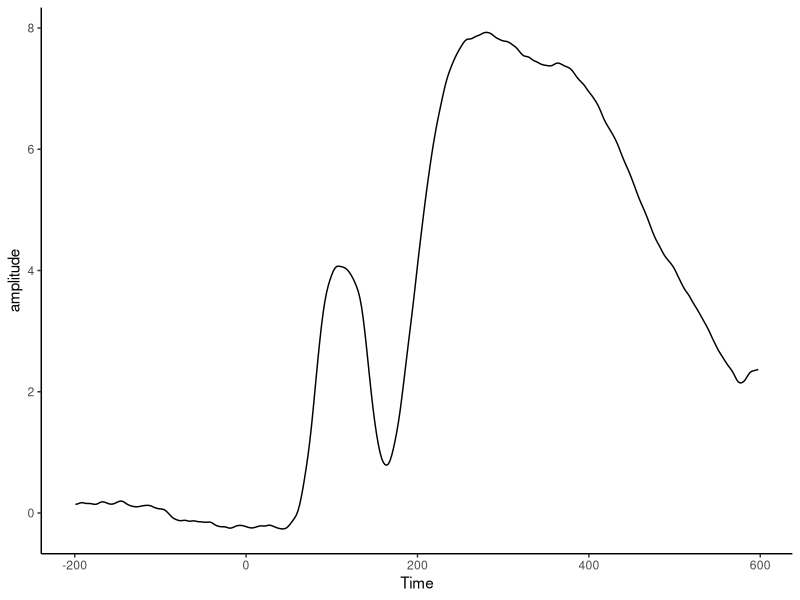
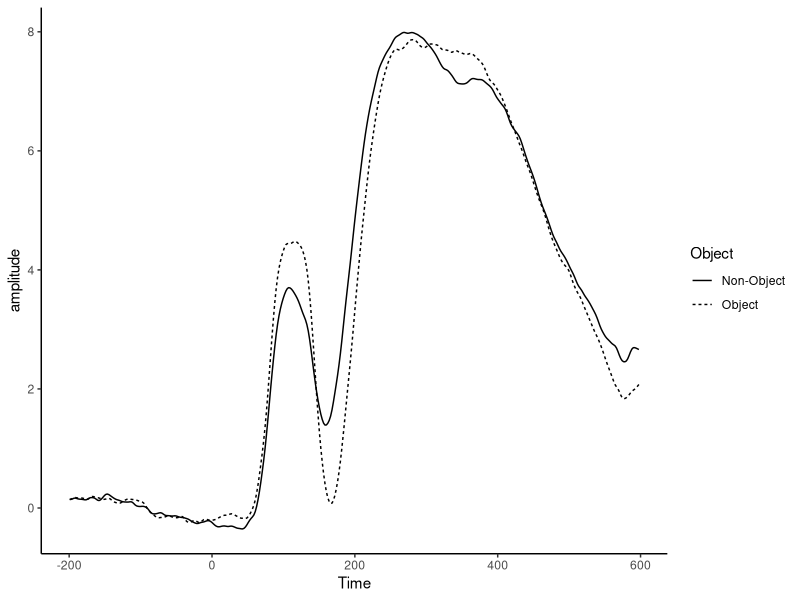
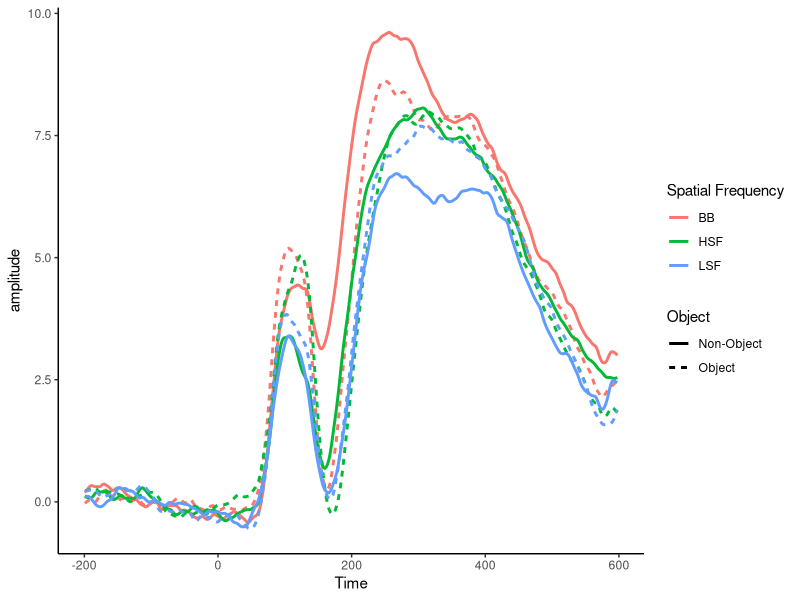
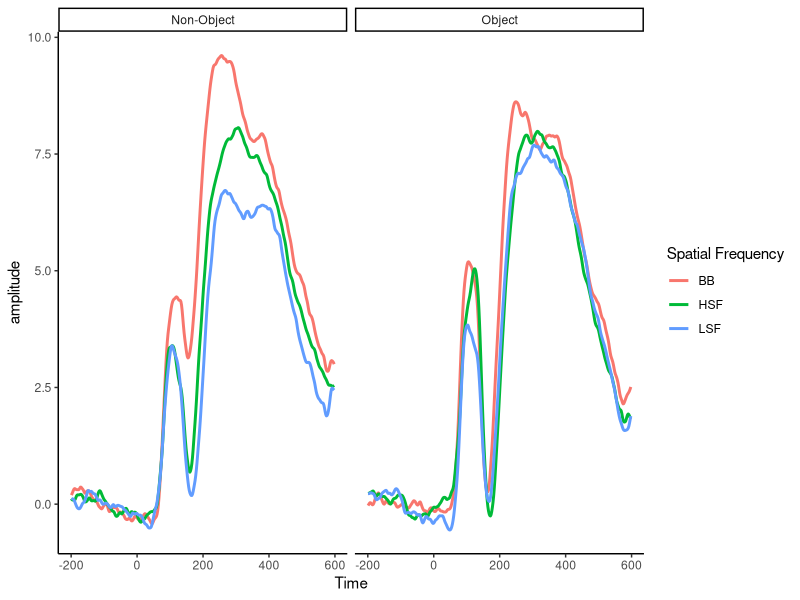
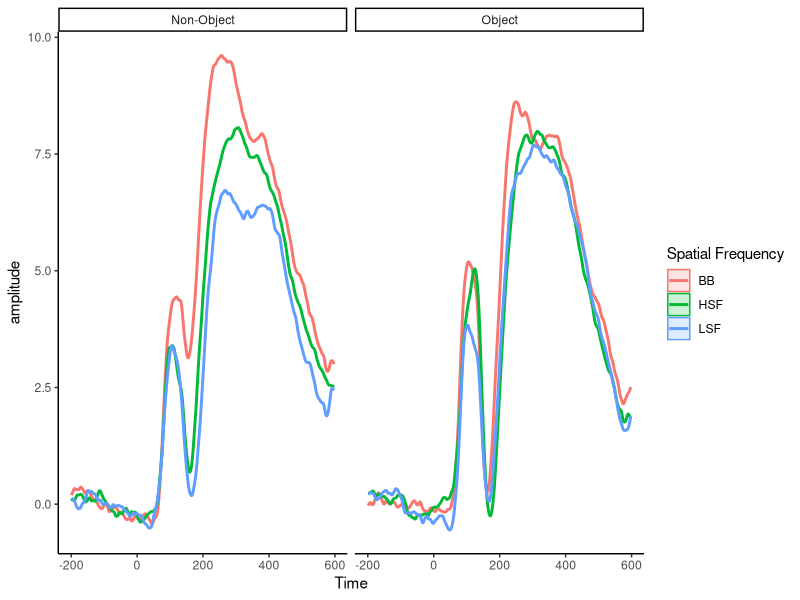
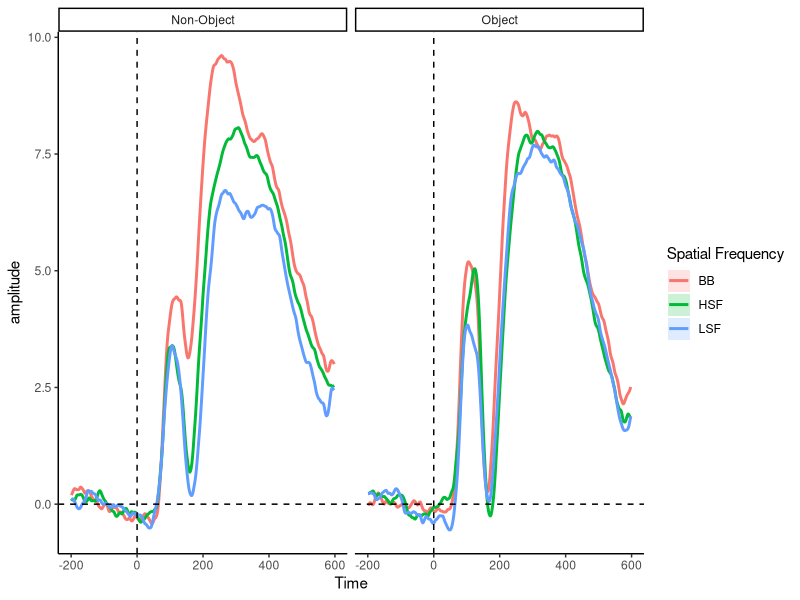

The R script that drew these images, in order:
## ---- chunk 1
library(tidyverse)
## ---- chunk 2
ObjFreqERPs <- read_csv("../data/ObjFreqERPs.csv")
## ---- chunk 3
head(ObjFreqERPs)
glimpse(ObjFreqERPs)
ObjFreqERPs
## ---- chunk 4
final_df <- gather(ObjFreqERPs, condition, amplitude, -Subject, -Time)
## ---- chunk 5
final_df <- separate(final_df, condition, into = c("Object", "Spatial Frequency"), sep = "/")
head(final_df)
## ---- chunk 6
theme_set(theme_classic())

ggplot(final_df, aes(x = Time, y = amplitude)) +
  stat_summary(fun.y = mean, geom = "line")
## ---- chunk 7
ggplot(final_df, aes(x = Time, y = amplitude, linetype = Object)) +
  stat_summary(fun.y = mean, geom = "line")
## ---- chunk 8
ggplot(final_df, aes(x = Time, y = amplitude, colour = `Spatial Frequency`, linetype = Object)) +
  stat_summary(fun.y = mean, geom = "line", size = 1)
## ---- chunk 9
ggplot(final_df, aes(x = Time, y = amplitude, colour = `Spatial Frequency`, fill = `Spatial Frequency`)) + 
  stat_summary(fun.y = mean, geom = "line", size = 1) + facet_wrap("Object")
## ---- chunk 10
ggplot(final_df, aes(x = Time, y = amplitude, colour = `Spatial Frequency`, fill = `Spatial Frequency`)) +
  stat_summary(fun.data = mean_cl_normal, geom = "ribbon", alpha = 0.2) +
  stat_summary(fun.y = mean, geom = "line", size = 1) +
  facet_wrap("Object")
## ---- chunk 11
ggplot(final_df, aes(x = Time, y = amplitude, colour = `Spatial Frequency`, fill = `Spatial Frequency`)) +
  stat_summary(fun.data = mean_cl_normal, geom = "ribbon", alpha = 0.2, colour = NA) +
  stat_summary(fun.y = mean, geom = "line", size = 1) +
  facet_wrap("Object") +
  geom_vline(xintercept = 0, linetype = "dashed") + 
  geom_hline(yintercept = 0, linetype = "dashed")
## ---- chunk 12
getwd()

plot_out <- ggplot(final_df, aes(x = Time, y = amplitude, colour = `Spatial Frequency`, fill = `Spatial Frequency`)) +
  stat_summary(fun.data = mean_cl_normal, geom = "ribbon", alpha = 0.2, colour = NA) +
  stat_summary(fun.y = mean, geom = "line", size = 1) +
  facet_wrap("Object") +
  geom_vline(xintercept = 0, linetype = "dashed") + 
  geom_hline(yintercept = 0, linetype = "dashed")

# ggsave("plot_out.png",plot_out)

# save()

